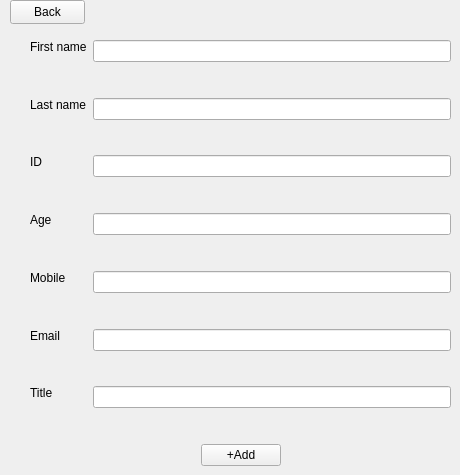
      <widget class="QWidget" name="addprofessor">
       <widget class="QWidget" name="layoutWidget_7">
        <property name="geometry">
         <rect>
          <x>30</x>
          <y>40</y>
          <width>421</width>
          <height>426</height>
         </rect>
        </property>
        <layout class="QVBoxLayout" name="verticalLayout_8">
         <item>
          <layout class="QHBoxLayout" name="horizontalLayout_10">
           <item>
            <layout class="QVBoxLayout" name="verticalLayout_9">
             <item>
              <widget class="QLabel" name="label_15">
               <property name="text">
                <string>First name</string>
               </property>
              </widget>
             </item>
             <item>
              <spacer name="verticalSpacer_15">
               <property name="orientation">
                <enum>Qt::Vertical</enum>
               </property>
               <property name="sizeHint" stdset="0">
                <size>
                 <width>20</width>
                 <height>40</height>
                </size>
               </property>
              </spacer>
             </item>
             <item>
              <widget class="QLabel" name="label_16">
               <property name="text">
                <string>Last name</string>
               </property>
              </widget>
             </item>
             <item>
              <spacer name="verticalSpacer_16">
               <property name="orientation">
                <enum>Qt::Vertical</enum>
               </property>
               <property name="sizeHint" stdset="0">
                <size>
                 <width>20</width>
                 <height>40</height>
                </size>
               </property>
              </spacer>
             </item>
             <item>
              <widget class="QLabel" name="label_17">
               <property name="text">
                <string>ID</string>
               </property>
              </widget>
             </item>
             <item>
              <spacer name="verticalSpacer_17">
               <property name="orientation">
                <enum>Qt::Vertical</enum>
               </property>
               <property name="sizeHint" stdset="0">
                <size>
                 <width>20</width>
                 <height>40</height>
                </size>
               </property>
              </spacer>
             </item>
             <item>
              <widget class="QLabel" name="label_18">
               <property name="text">
                <string>Age</string>
               </property>
              </widget>
             </item>
             <item>
              <spacer name="verticalSpacer_18">
               <property name="orientation">
                <enum>Qt::Vertical</enum>
               </property>
               <property name="sizeHint" stdset="0">
                <size>
                 <width>20</width>
                 <height>40</height>
                </size>
               </property>
              </spacer>
             </item>
             <item>
              <widget class="QLabel" name="label_19">
               <property name="text">
                <string>Mobile</string>
               </property>
              </widget>
             </item>
             <item>
              <spacer name="verticalSpacer_19">
               <property name="orientation">
                <enum>Qt::Vertical</enum>
               </property>
               <property name="sizeHint" stdset="0">
                <size>
                 <width>20</width>
                 <height>40</height>
                </size>
               </property>
              </spacer>
             </item>
             <item>
              <widget class="QLabel" name="label_20">
               <property name="text">
                <string>Email</string>
               </property>
              </widget>
             </item>
             <item>
              <spacer name="verticalSpacer_20">
               <property name="orientation">
                <enum>Qt::Vertical</enum>
               </property>
               <property name="sizeHint" stdset="0">
                <size>
                 <width>20</width>
                 <height>40</height>
                </size>
               </property>
              </spacer>
             </item>
             <item>
              <widget class="QLabel" name="label_21">
               <property name="text">
                <string>Title</string>
               </property>
              </widget>
             </item>
             <item>
              <spacer name="verticalSpacer_21">
               <property name="orientation">
                <enum>Qt::Vertical</enum>
               </property>
               <property name="sizeHint" stdset="0">
                <size>
                 <width>20</width>
                 <height>40</height>
                </size>
               </property>
              </spacer>
             </item>
            </layout>
           </item>
           <item>
            <layout class="QVBoxLayout" name="verticalLayout_10">
             <item>
              <widget class="QLineEdit" name="lineEdit_profirstname"/>
             </item>
             <item>
              <spacer name="verticalSpacer_22">
               <property name="orientation">
                <enum>Qt::Vertical</enum>
               </property>
               <property name="sizeHint" stdset="0">
                <size>
                 <width>20</width>
                 <height>40</height>
                </size>
               </property>
              </spacer>
             </item>
             <item>
              <widget class="QLineEdit" name="lineEdit_prolastname"/>
             </item>
             <item>
              <spacer name="verticalSpacer_23">
               <property name="orientation">
                <enum>Qt::Vertical</enum>
               </property>
               <property name="sizeHint" stdset="0">
                <size>
                 <width>20</width>
                 <height>40</height>
                </size>
               </property>
              </spacer>
             </item>
             <item>
              <widget class="QLineEdit" name="lineEdit_proid"/>
             </item>
             <item>
              <spacer name="verticalSpacer_24">
               <property name="orientation">
                <enum>Qt::Vertical</enum>
               </property>
               <property name="sizeHint" stdset="0">
                <size>
                 <width>20</width>
                 <height>40</height>
                </size>
               </property>
              </spacer>
             </item>
             <item>
              <widget class="QLineEdit" name="lineEdit_proage"/>
             </item>
             <item>
              <spacer name="verticalSpacer_25">
               <property name="orientation">
                <enum>Qt::Vertical</enum>
               </property>
               <property name="sizeHint" stdset="0">
                <size>
                 <width>20</width>
                 <height>40</height>
                </size>
               </property>
              </spacer>
             </item>
             <item>
              <widget class="QLineEdit" name="lineEdit_promobile"/>
             </item>
             <item>
              <spacer name="verticalSpacer_26">
               <property name="orientation">
                <enum>Qt::Vertical</enum>
               </property>
               <property name="sizeHint" stdset="0">
                <size>
                 <width>20</width>
                 <height>40</height>
                </size>
               </property>
              </spacer>
             </item>
             <item>
              <widget class="QLineEdit" name="lineEdit_proemail"/>
             </item>
             <item>
              <spacer name="verticalSpacer_27">
               <property name="orientation">
                <enum>Qt::Vertical</enum>
               </property>
               <property name="sizeHint" stdset="0">
                <size>
                 <width>20</width>
                 <height>40</height>
                </size>
               </property>
              </spacer>
             </item>
             <item>
              <widget class="QLineEdit" name="lineEdit_protitle"/>
             </item>
             <item>
              <spacer name="verticalSpacer_28">
               <property name="orientation">
                <enum>Qt::Vertical</enum>
               </property>
               <property name="sizeHint" stdset="0">
                <size>
                 <width>20</width>
                 <height>40</height>
                </size>
               </property>
              </spacer>
             </item>
            </layout>
           </item>
          </layout>
         </item>
         <item>
          <layout class="QHBoxLayout" name="horizontalLayout_11">
           <item>
            <spacer name="horizontalSpacer_3">
             <property name="orientation">
              <enum>Qt::Horizontal</enum>
             </property>
             <property name="sizeHint" stdset="0">
              <size>
               <width>40</width>
               <height>20</height>
              </size>
             </property>
            </spacer>
           </item>
           <item>
            <widget class="QPushButton" name="pushButton_9">
             <property name="text">
              <string>+Add</string>
             </property>
            </widget>
           </item>
           <item>
            <spacer name="horizontalSpacer_4">
             <property name="orientation">
              <enum>Qt::Horizontal</enum>
             </property>
             <property name="sizeHint" stdset="0">
              <size>
               <width>40</width>
               <height>20</height>
              </size>
             </property>
            </spacer>
           </item>
          </layout>
         </item>
        </layout>
       </widget>
       <widget class="QPushButton" name="pushButton_10">
        <property name="geometry">
         <rect>
          <x>10</x>
          <y>0</y>
          <width>75</width>
          <height>24</height>
         </rect>
        </property>
        <property name="text">
         <string>Back</string>
        </property>
       </widget>
      </widget>
